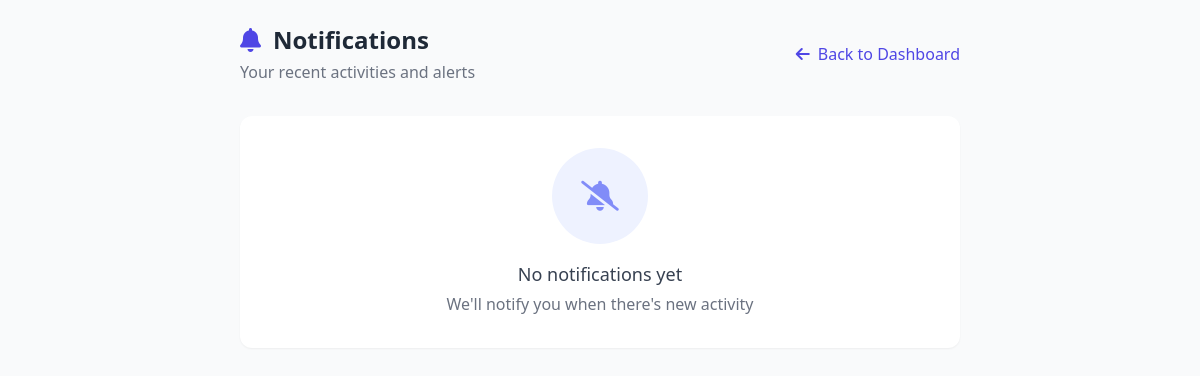
Page /notifications/ (signed in) on the earlier database version.
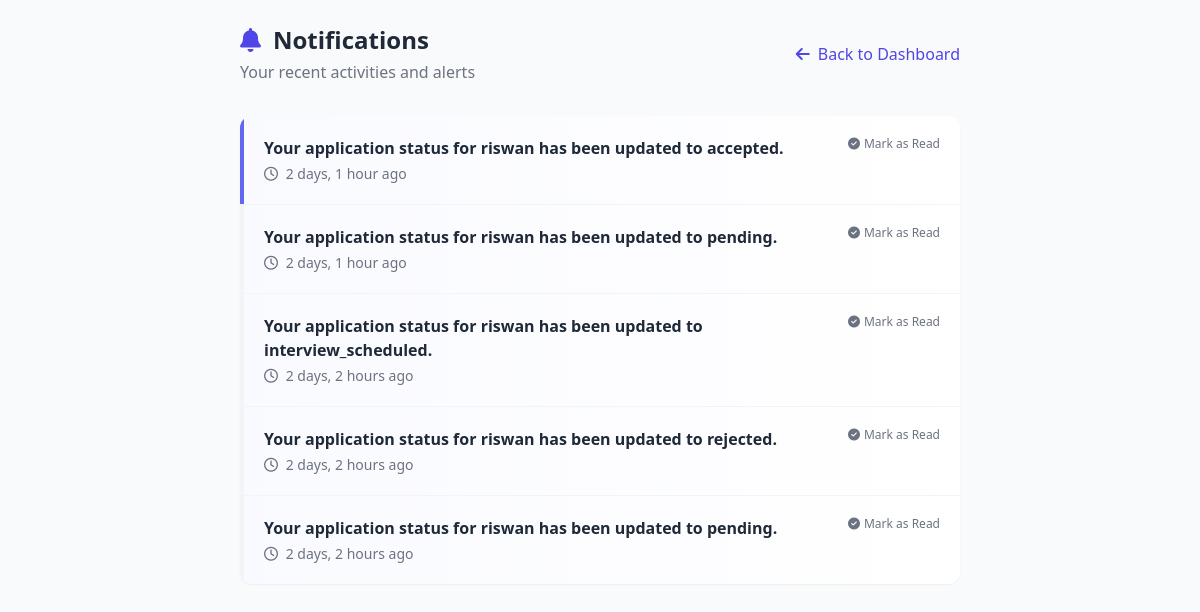
Same page on the later database version.
### notifications/models.py (models this page shows, shortened)
class Notification(models.Model):
    user = models.ForeignKey(User, on_delete=models.CASCADE, related_name='notifications')
    message = models.TextField()
    created_at = models.DateTimeField(auto_now_add=True)
    is_read = models.BooleanField(default=False)

### notifications/views.py (the view)
# urls.py: path('notifications/', include('notifications.urls')),
@login_required
def notifications(request):
    notifications = Notification.objects.filter(user=request.user).order_by('-created_at')
    return render(request, 'notifications/notifications.html', {'notifications': notifications})

### templates/notifications/notifications.html (shortened to what this page needs)
{% load static tailwind_tags %}
<!DOCTYPE html>
<html lang="en">
<head>
    {% tailwind_css %}
    <link href="https://cdnjs.cloudflare.com/ajax/libs/font-awesome/6.4.0/css/all.min.css" rel="stylesheet">
</head>
<body class="bg-gray-50 min-h-screen font-sans antialiased">
    <div class="max-w-3xl mx-auto p-4 md:p-6">
        <div class="flex justify-between items-center mb-8">
            <div>
                <h1 class="text-2xl font-bold text-gray-800 flex items-center">
                    <i class="fas fa-bell mr-3 text-indigo-600"></i>
                    Notifications
                </h1>
                <p class="text-gray-500 mt-1">Your recent activities and alerts</p>
            </div>
            <a href="{% url 'user_dashboard' %}" class="back-btn text-indigo-600 hover:text-indigo-800 font-medium flex items-center">
                <i class="fas fa-arrow-left mr-2"></i>
                Back to Dashboard
            </a>
        </div>
        <div class="bg-white rounded-xl shadow-sm overflow-hidden">
            {% if notifications %}
                <ul class="divide-y divide-gray-100">
                    {% for notification in notifications %}
                    <li class="notification-item p-5 hover:bg-gray-50 {% if not notification.is_read %}unread-notification{% endif %}">
                        <div class="flex justify-between items-start">
                            <div class="flex-1 min-w-0">
                                <p class="text-gray-800 {% if not notification.is_read %}font-semibold{% else %}font-medium{% endif %} mb-1">
                                    {{ notification.message }}
                                </p>
                                <p class="text-sm text-gray-500">
                                    <i class="far fa-clock mr-1"></i>
                                    {{ notification.created_at|timesince }} ago
                                </p>
                            </div>
                            {% if not notification.is_read %}
                            <div class="ml-4 flex-shrink-0">
                                <a href="{% url 'mark_as_read' notification.pk %}"
                                   class="mark-read-btn text-xs font-medium text-gray-500 hover:text-indigo-600 flex items-center">
                                    <i class="fas fa-check-circle mr-1"></i>
                                    Mark as Read
                                </a>
                            </div>
                            {% endif %}
                        </div>
                    </li>
                    {% endfor %}
                </ul>
            {% else %}
                <div class="p-8 text-center">
                    <div class="mx-auto w-24 h-24 bg-indigo-50 rounded-full flex items-center justify-center mb-4">
                        <i class="fas fa-bell-slash text-3xl text-indigo-400"></i>
                    </div>
                    <h3 class="text-lg font-medium text-gray-700 mb-1">No notifications yet</h3>
                    <p class="text-gray-500">We'll notify you when there's new activity</p>
                </div>
            {% endif %}
        </div>
    </div>
</body>
</html>

Differences in the rows shown:
added Notification: message "Your application status for riswan has been updated to accepted.", created_at "2 days, 1 hour", is_read False (drawn)
added Notification: message "Your application status for riswan has been updated to pending.", created_at "2 days, 1 hour", is_read False (drawn)
added Notification: message "Your application status for riswan has been updated to interview_scheduled.", created_at "2 days, 2 hours", is_read False (drawn)
added Notification: message "Your application status for riswan has been updated to rejected.", created_at "2 days, 2 hours", is_read False (drawn)
added Notification: message "Your application status for riswan has been updated to pending.", created_at "2 days, 2 hours", is_read False (drawn)
Other differences:
text no longer shown: "No notifications yet We'll notify you when there's new activity"
